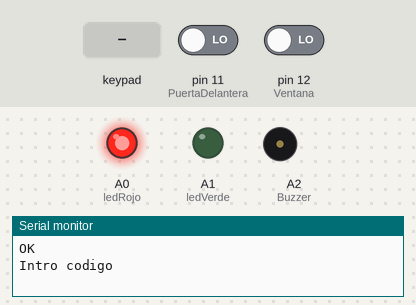
Simulated run of this sketch. Board: Arduino Uno, built with avr-gcc and run on an emulated ATmega328P. On the bench: output pins drawn as LEDs (lit = HIGH), buzzer (waves = sounding), the last lines printed to the serial monitor. Inputs (shaded band) come from the test bench; at power-on: pin 11 (PuertaDelantera) LOW, pin 12 (Ventana) LOW. The modem accepts every AT command (registered, SIM ready, sends succeed) and sends nothing else.

Above: at 2.2 s.
2.3 s: keypad keys 1 1 1 1 A pressed 0.4 s apart
At 4.5 s:
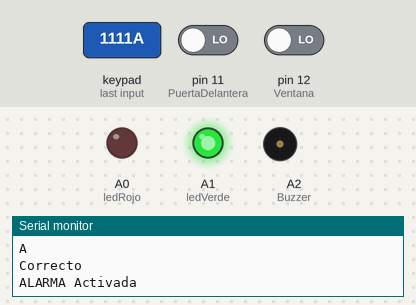
5.8 s: pin 11 (PuertaDelantera) driven HIGH
At 7.4 s:
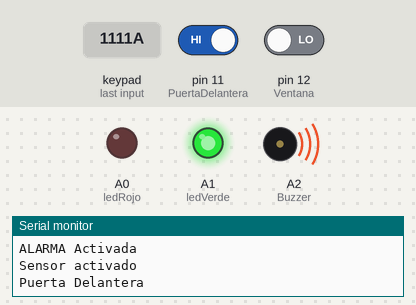
Timing chart, 0 to 9.9 s (numbered marks = the images above; inputs shaded):
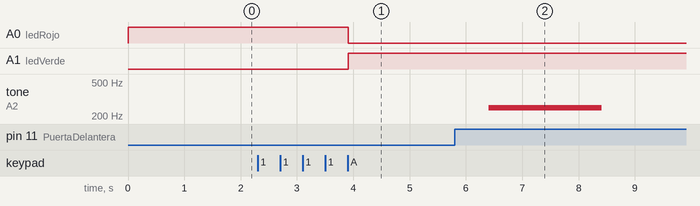

Measured:
- after the input at 2.3 s, A0 (ledRojo): HIGH → LOW after 1.6 s; A1 (ledVerde): LOW → HIGH after 1.6 s
- after the input at 5.8 s, tone on A2 (Buzzer): silent → 250 Hz after 0.61 s, → silent 2.0 s later

The sketch:

AlarmaConLlamada.ino
```cpp
#include <SoftwareSerial.h>
#include <Keypad.h>
#include <Password.h>

SoftwareSerial SIM900(7, 8);

//--------TECLADO MATRICIAL 4X4----------------------------------------
const byte FILAS=4; //cuatro filas
const byte COLS=4; //cuatro columnas
//definimos el keymap
char keys[FILAS][COLS]={
  {'1','2','3','A'},
  {'4','5','6','B'},
  {'7','8','9','C'},
  {'*','0','#','D'}
};
byte rowPins[FILAS]={9,A4,A5,6};
byte colPins[COLS]={5,4,3,2};
//crear el keypad
Keypad keypad = Keypad(makeKeymap(keys),rowPins,colPins, FILAS, COLS);

 //crear el password para la alarma
Password password=Password("1111");
//---------------------------------------------------------------------

// ---------PIN SENSORES,BUZZER,LEDS-----------------------------------
int NumeroTonos =12;
int tones[ ] = {261, 277, 294, 311, 330, 349, 370, 392, 415, 440,466, 494};

const int Ventana= 12;
const int PuertaDelantera=11;
const int PuertaTrasera=10;
const int Buzzer=A2;

int band=0;
int band1=0;
int band2=0;
int ledRojo =A0;
int ledVerde=A1;

//--------EstadoInicial Sensores-----------.------------------------------
String string="";
int pirState = LOW;           // de inicio no hay movimiento
int LecturaVentana = 0;       // estado Ventana  No hay Movimiento
int LecturaPuerta=0;           // estado Puerta No hay movimiento
int LecturaPuerta2=0;    // estado puerta no hay movimiento


//------------------------------------------------------------------------

void setup(){
   //-------------SENSORES--------------------------------------

        pinMode(Buzzer, OUTPUT);  //Salida Buzzer
	pinMode(Ventana, INPUT);
	pinMode(PuertaDelantera, INPUT);
        pinMode(PuertaTrasera,INPUT);
	Serial.begin(9600);
       pinMode(ledRojo,OUTPUT);
       pinMode(ledVerde,OUTPUT);
       digitalWrite(ledRojo,HIGH);

  //-----------------------SIM 900 PINES-----------------------------------------------
      SIM900.begin(19200);  //Configura velocidad del puerto serie para el SIM900
      Serial.begin(9600);  //Configura velocidad del puerto serie del Arduino
      Serial.println("OK");
      //delay (1000);
      SIM900.println("AT + CPIN = \"XXXX\"");  //Comando AT para introducir el PIN de la tarjeta
      delay(1000);  //Tiempo para que encuentre una RED


   //---------------------------CODIGO TECLADO MATRICIAL------------------------------------------------

    Serial.begin(9600);
    Serial.println("Intro codigo");
    keypad.addEventListener(keypadEvent);

   //------------------------------------------------------------------------------------------


}
void loop(){
  //-------------OBTIENE LAS TECLAS QUE SE VAN PRESIONANDO------------------------------------
   keypad.getKey();
  //----------------------SENSORES EMPIEZA LA LECTURA-----------------------------------------
  if(band==1){
    band2==1;

        LecturaVentana = digitalRead(Ventana);
        Sensores(LecturaVentana,Ventana);

        LecturaPuerta = digitalRead(PuertaDelantera);
        Sensores(LecturaPuerta,PuertaDelantera);


     delay(30); //Tiempo en que permaneceran SIN LECTURA
//
  }
//-----Realizas llamada y enviar mensaje---------------
  if(band1==1){
     llamar();  //Realiza la llamada
     mensaje_sms();
     while (1);
     band2=1;
  }

}

//----------------FUNCIONES TECLADO MATRICIAL----------------------------------------------------
//FUNCION PARA COMPROBAR SI SE PULSA EL KEYPAD

void keypadEvent(KeypadEvent eKey){
  switch(keypad.getState()){
    case PRESSED:
    Serial.println("Codigo:");
    Serial.println(eKey);;
    delay(10);

    switch(eKey){
      case 'A': checkPasswordA(); delay(1); break;
      default: password.append(eKey); delay(1);
    }

    if(eKey=='C'){
     digitalWrite(ledVerde,LOW);
     digitalWrite(ledRojo,HIGH);
      band=0;
     }
  }
}


 //FUNCION DE COMPROBACION DE LA CONTRASEÑA
void checkPasswordA(){
  if(password.evaluate()){
    //si el password es correcto, activa la alarma
     Serial.println("Correcto");

    //----------------------MENSAJE DE ALARMA ACTIVA O DESACTIVADA-------
    Serial.print("ALARMA Activada");
    band=1;
    digitalWrite(ledVerde,HIGH);
    digitalWrite(ledRojo,LOW);
    Serial.println();
  }else{
    Serial.println("INCORRECTO");
    password.reset();
  }
 }


//------------------FUNCIONES SENSORES PIR-----------------------------------------------------------------
void Sensores(int LecturaSensor,int NumeroSensor){

  //-----Metodo para Mostrar que sensor se activo
  if(NumeroSensor==12){
    string="Ventana";
    }
     if(NumeroSensor==11){
       string="Puerta Delantera";
    }
    if (NumeroSensor==10){
        string="PuertaTrasera";
    }


if (LecturaSensor == HIGH)   //si algun sensor detecta movimiento pasa de 0 a 1 (HIGH,LOW)
	{
            delay(300); //Mergen de detectar moviento
		//digitalWrite(LEDPin, HIGH);  //LED ON
		if (pirState == LOW)  //si previamente estaba apagado
		{
		  Serial.println("Sensor activado");
                  Serial.println(string);
                  Sonido();
		  pirState = HIGH;
       band1=1;
		}
	}
	else   //si esta desactivado
	{
              delay(300); //Para que espere 300 mls antes de detectar otro moviento
		//digitalWrite(LEDPin, LOW); // LED OFF
		if (pirState == HIGH)  //si previamente estaba encendido entonces lo desactivamos
		{
		  Serial.println("Sensor Detenido");
		  pirState = LOW;
		}
	}
}

void Sonido(){
          tone(Buzzer,250);     // tono de pulsacion
          delay(2000);          // 2s
          noTone(Buzzer);       // Deja de emitir sonido

}

//------------------------------FUNCIONES SIM 900-----------------------------------------------------------
  void llamar()
   {
      Serial.println("Realizando llamada...");
      SIM900.println("ATD9993704941;");  //Comando AT para realizar una llamada
      delay(20000);  // Espera 30 segundos mientras realiza la llamada
      SIM900.println("ATH");  // Cuelga la llamada
      delay(1000);
      Serial.println("Llamada finalizada");
   }
   void mensaje_sms()
   {
      Serial.println("Enviando SMS...");
      SIM900.print("AT+CMGF=1\r");  //Configura el modo texto para enviar o recibir mensajes
      delay(1000);
      SIM900.println("AT + CMGS = \"9993704941\"");  //Numero al que vamos a enviar el mensaje
      delay(1000);
      SIM900.println("Intruso en Casa, intentan accesar a la propiedad por "+string +"Llame a emergencias");  // Texto del SMS
      delay(100);
      SIM900.println((char)26); //Comando de finalización ^Z
      delay(100);
      SIM900.println();
      delay(5000);  // Esperamos un tiempo para que envíe el SMS
      Serial.println("SMS enviado");

 band1=0;
 band=1;
   }
//-------------------------------------------------FIN PROGRAMA----------------------------------
```
